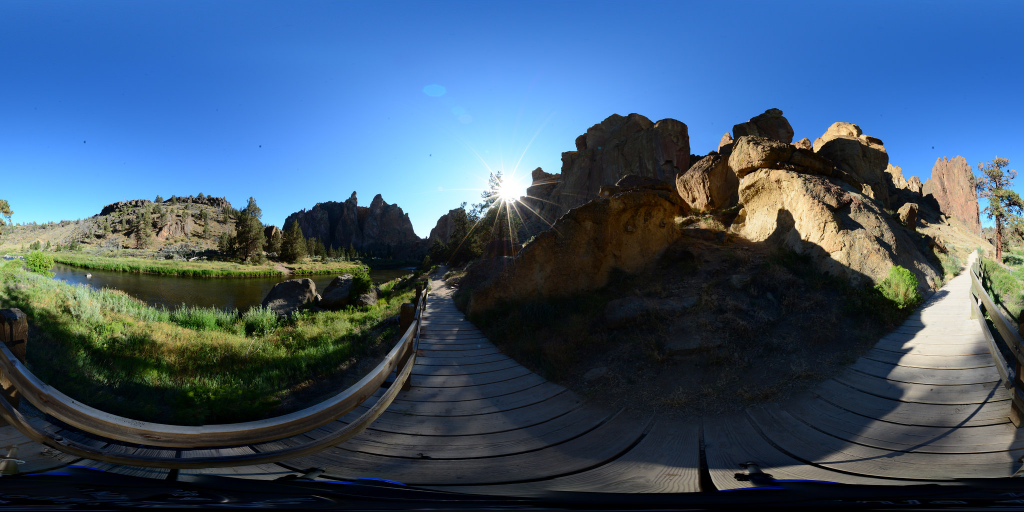
#> input picture data/originals/C12_equ.jpg, 2048 x 1024 px, given in place of , which was not available (shown at 1/2 size)
$ python viewport2equirectangular.py --src ../data/originals/C12_equ.jpg
#> lines starting #> are read from the running program, lines starting #| are printed output that depends on the picture; pictures that were not available may be replaced by others from this repository, and a replacement may not be noted
# Copyright (C) 2018 ECOLE POLYTECHNIQUE FEDERALE DE LAUSANNE, Switzerland
#     Multimedia Signal Processing Group
#
#     This program is free software: you can redistribute it and/or modify
#     it under the terms of the GNU General Public License as published by
#     the Free Software Foundation, either version 3 of the License, or
#     (at your option) any later version.
#
#     This program is distributed in the hope that it will be useful,
#     but WITHOUT ANY WARRANTY; without even the implied warranty of
#     MERCHANTABILITY or FITNESS FOR A PARTICULAR PURPOSE.  See the
#     GNU General Public License for more details.
#
#     You should have received a copy of the GNU General Public License
#     along with this program.  If not, see <http://www.gnu.org/licenses/>.

# Author: Mehmet Tuzmen, master student
# Organisation: Multimedia Signal Processing Group (MMSPG), EPFL


import cv2
import numpy as np
from PIL import Image
import argparse

parser = argparse.ArgumentParser()
parser.add_argument('--src', default='', type=str,
                    help='The filename of the original equirectangular image')
parser.add_argument('--viewport', default='', type=str,
                    help='The filename of the viewport')
parser.add_argument('--fov', default=90, type=int,
                    help='The field of view in degrees')
parser.add_argument('--yaw', default=0, type=int,
                    help='The yaw angle of the viewport')
parser.add_argument('--pitch', default=0, type=int,
                    help='The pitch angle of the viewport')


class Perspective:
    def __init__(self, img_name, FOV, THETA, PHI, input_img):
#> called with img_name = '', FOV = 90, THETA = 0, PHI = 0, input_img = '../data/originals/C12_equ.jpg'
        self._img = cv2.imread(img_name, cv2.IMREAD_COLOR)
#> self._img is the input picture: shape (1024, 2048, 3); mean B, G, R 110.4, 86.6, 63
        [self._height, self._width, _] = self._img.shape
#> self._height = 1024; self._width = 2048
        self.wFOV = FOV
        self.THETA = THETA
        self.PHI = PHI
        self.hFOV = float(self._height) / self._width * FOV
#> self.hFOV = 45
        self.input_img = cv2.imread(input_img, cv2.IMREAD_COLOR)
        img = Image.open(input_img)
        self.height_full = img.height
#> self.height_full = 1024
        self.width_full = img.width
#> self.width_full = 2048
        self.w_len = np.tan(np.radians(self.wFOV / 2.0))
        self.h_len = np.tan(np.radians(self.hFOV / 2.0))
#> self.h_len = 0.414

    def GetEquirectangular(self):
        #
        # THETA is left/right angle, PHI is up/down angle, both in degree
        #

        x, y = np.meshgrid(np.linspace(-180, 180, self.width_full), np.linspace(90, -90, self.height_full))

        x_map = np.cos(np.radians(x)) * np.cos(np.radians(y))
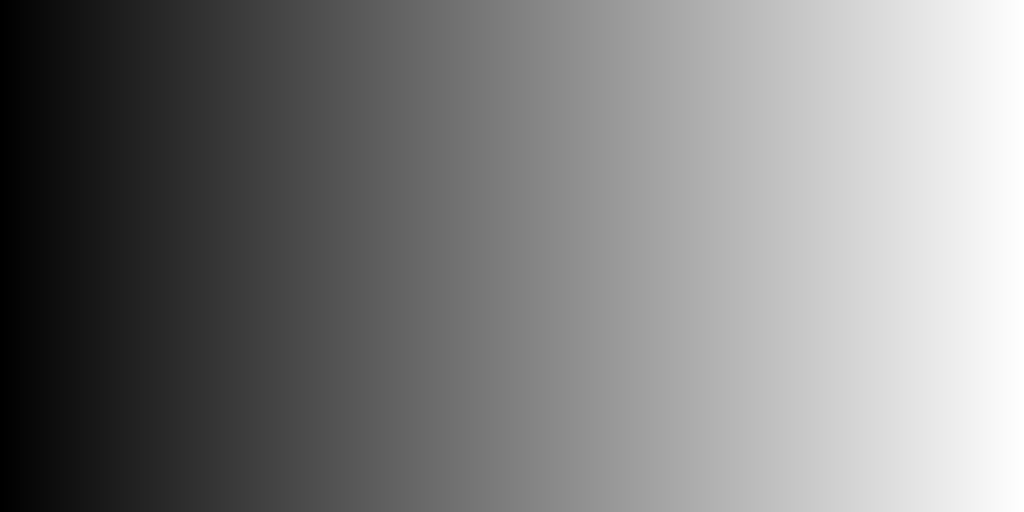
#> x: shape (1024, 2048) float64 (shown at 1/2 size); min -180, max 180, mean 0; drawn with min black and max white
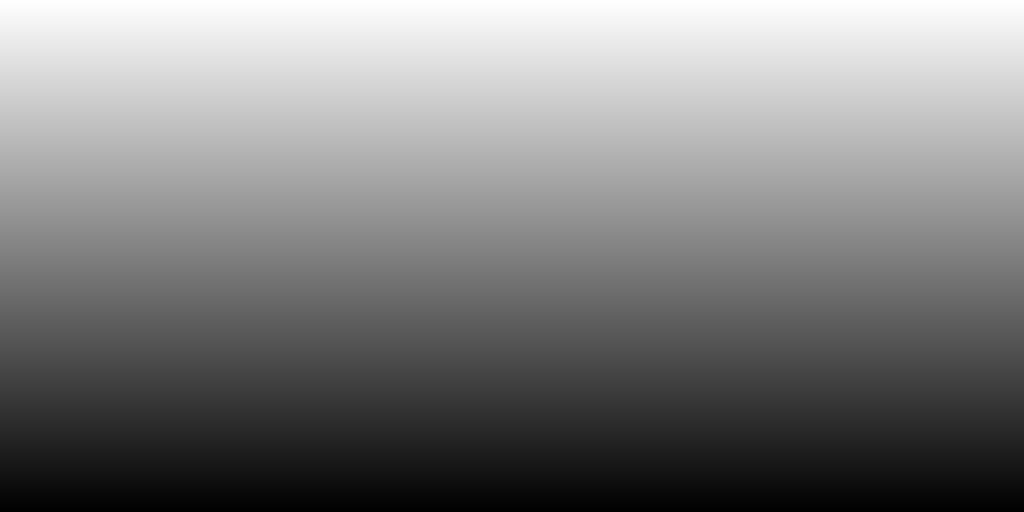
#> y: shape (1024, 2048) float64 (shown at 1/2 size); min -90, max 90, mean 0; drawn with min black and max white
        y_map = np.sin(np.radians(x)) * np.cos(np.radians(y))
        z_map = np.sin(np.radians(y))

        xyz = np.stack((x_map, y_map, z_map), axis=2)

        y_axis = np.array([0.0, 1.0, 0.0], np.float32)
        z_axis = np.array([0.0, 0.0, 1.0], np.float32)
        [R1, _] = cv2.Rodrigues(z_axis * np.radians(self.THETA))
        [R2, _] = cv2.Rodrigues(np.dot(R1, y_axis) * np.radians(-self.PHI))

        R1 = np.linalg.inv(R1)
        R2 = np.linalg.inv(R2)

        xyz = xyz.reshape([self.height_full * self.width_full, 3]).T
        xyz = np.dot(R2, xyz)
        xyz = np.dot(R1, xyz).T

        xyz = xyz.reshape([self.height_full, self.width_full, 3])
        inverse_mask = np.where(xyz[:, :, 0] > 0, 1, 0)

        xyz[:, :] = xyz[:, :] / np.repeat(xyz[:, :, 0][:, :, np.newaxis], 3, axis=2)

        lon_map = np.where((-self.w_len < xyz[:, :, 1]) & (xyz[:, :, 1] < self.w_len) & (-self.h_len < xyz[:, :, 2]) & (
                    xyz[:, :, 2] < self.h_len), (xyz[:, :, 1] + self.w_len) / 2 / self.w_len * self._width, 0)
        lat_map = np.where((-self.w_len < xyz[:, :, 1]) & (xyz[:, :, 1] < self.w_len) & (-self.h_len < xyz[:, :, 2]) & (
                    xyz[:, :, 2] < self.h_len), (-xyz[:, :, 2] + self.h_len) / 2 / self.h_len * self._height, 0)
        mask = np.where((-self.w_len < xyz[:, :, 1]) & (xyz[:, :, 1] < self.w_len) & (-self.h_len < xyz[:, :, 2]) & (
                    xyz[:, :, 2] < self.h_len), 1, 0)

        persp = cv2.remap(self._img, lon_map.astype(np.float32), lat_map.astype(np.float32), cv2.INTER_CUBIC,
                          borderMode=cv2.BORDER_WRAP)
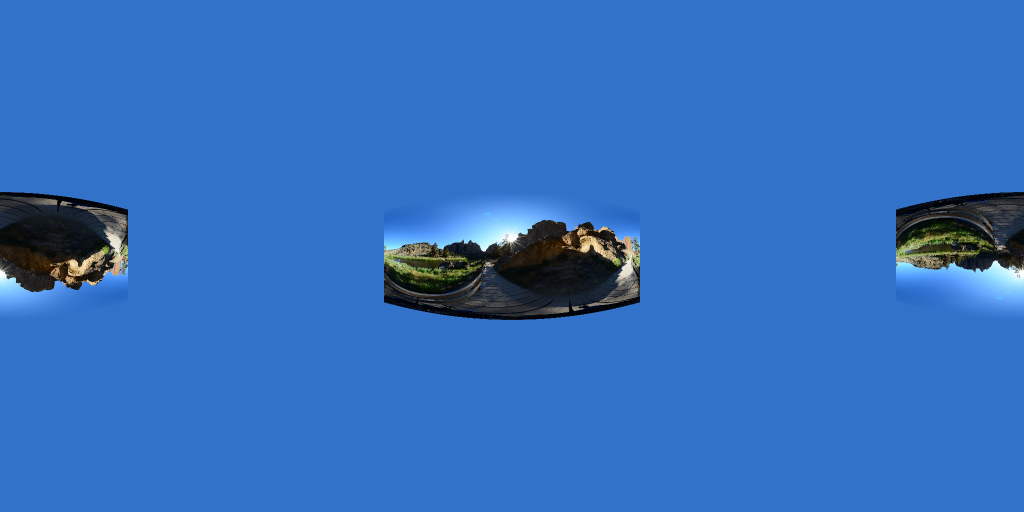
#> persp: shape (1024, 2048, 3) (shown at 1/2 size); mean B, G, R 190.3, 110.6, 51.3
        mask = mask * inverse_mask
        mask = np.repeat(mask[:, :, np.newaxis], 3, axis=2)
        persp = persp * mask
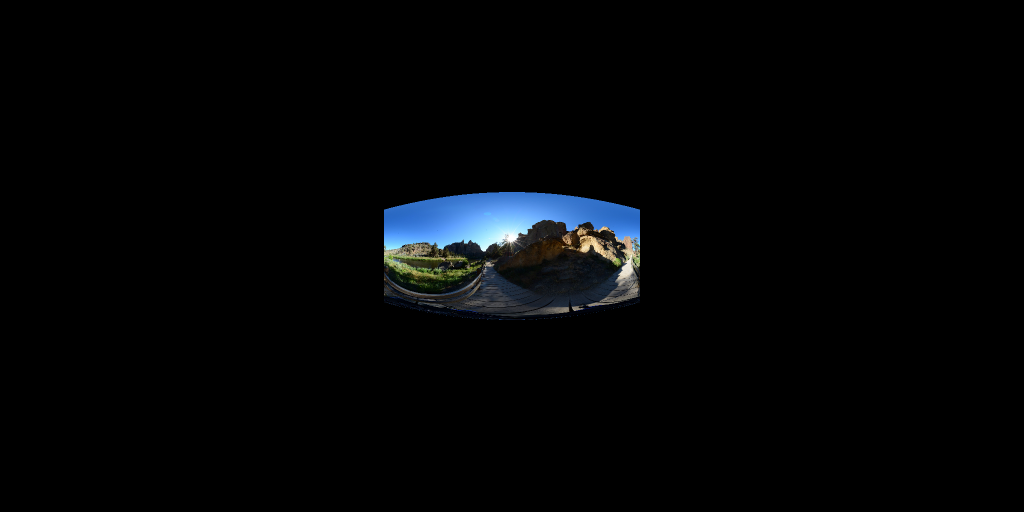
#> persp: shape (1024, 2048, 3) int64 (shown at 1/2 size); mean B, G, R 6.1, 4.8, 3.5
        self.input_img = np.where(mask == 0, self.input_img, 0)
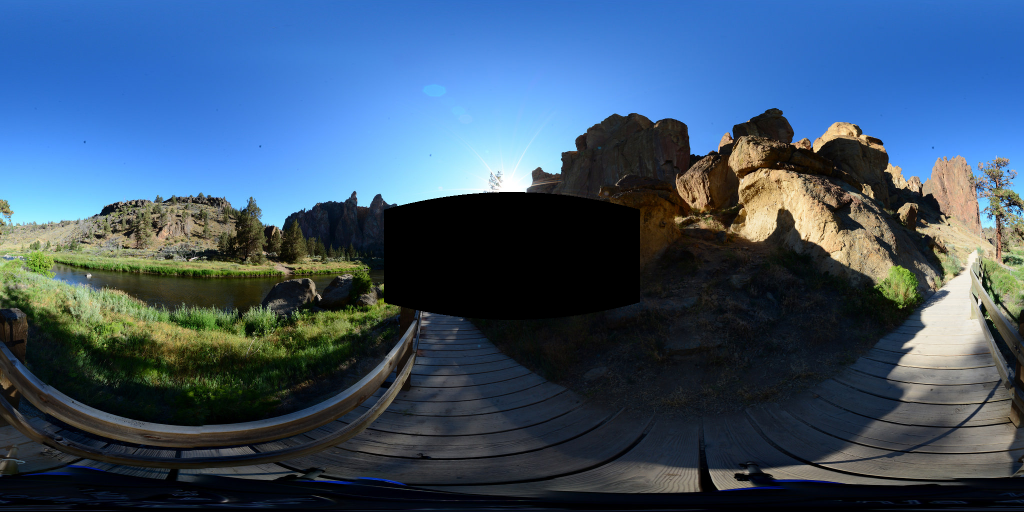
#> self.input_img: shape (1024, 2048, 3) (shown at 1/2 size); mean B, G, R 107.9, 83.8, 60.3
        mask = np.where(mask == 0, 1, mask)
        merge_image = (np.divide(persp, mask))
        merge_image += self.input_img
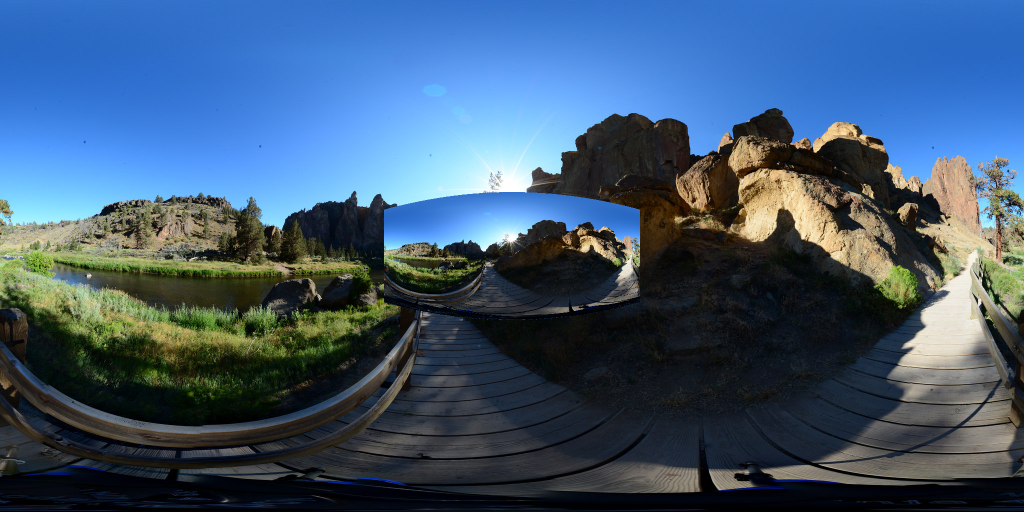
#> merge_image: shape (1024, 2048, 3) float64 (shown at 1/2 size); mean B, G, R 114, 88.6, 63.7
        return merge_image


def viewport2equirectangular(src, viewport, fov, yaw, pitch):
    img = Perspective(viewport, fov, yaw, pitch, src).GetEquirectangular()
    cv2.imwrite('./equirectangular_out.jpg', img)


if __name__ == '__main__':
    args = parser.parse_args()
    viewport2equirectangular(args.src, args.viewport, args.fov, args.yaw, args.pitch)

$ run again, on data/originals/C3_equ.jpg
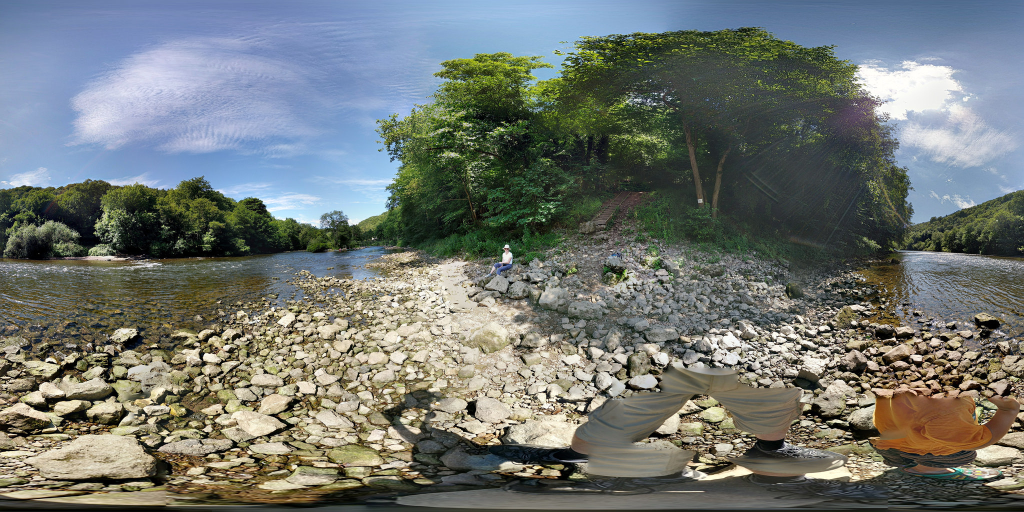
#> input picture data/originals/C3_equ.jpg, 2048 x 1024 px, given in place of , which was not available (shown at 1/2 size)
#> in __init__, self._img is the input picture: shape (1024, 2048, 3); mean B, G, R 113.9, 118.4, 113.1
#> in GetEquirectangular, `persp = persp * mask`:
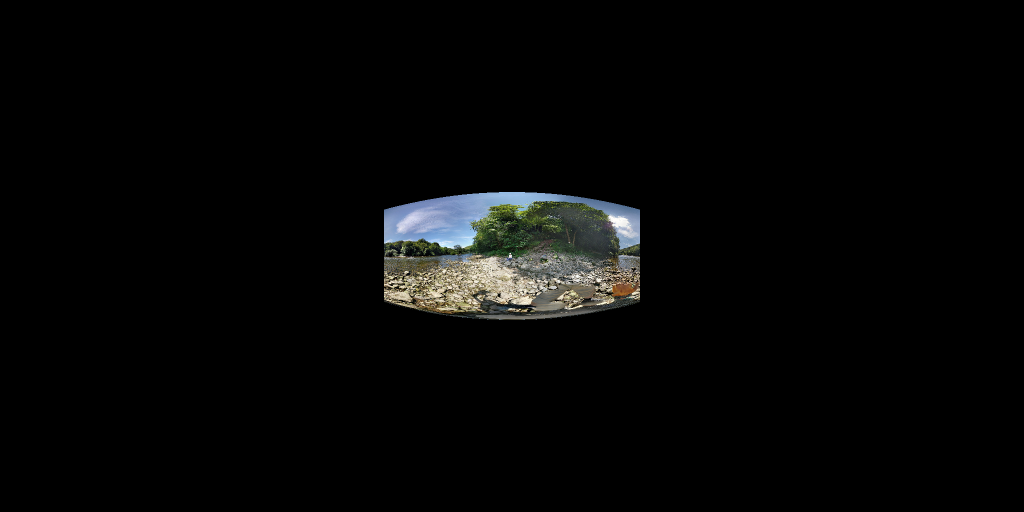
#> persp: shape (1024, 2048, 3) int64 (shown at 1/2 size); mean B, G, R 6.3, 6.7, 6.3
#> in GetEquirectangular, `merge_image += self.input_img`:
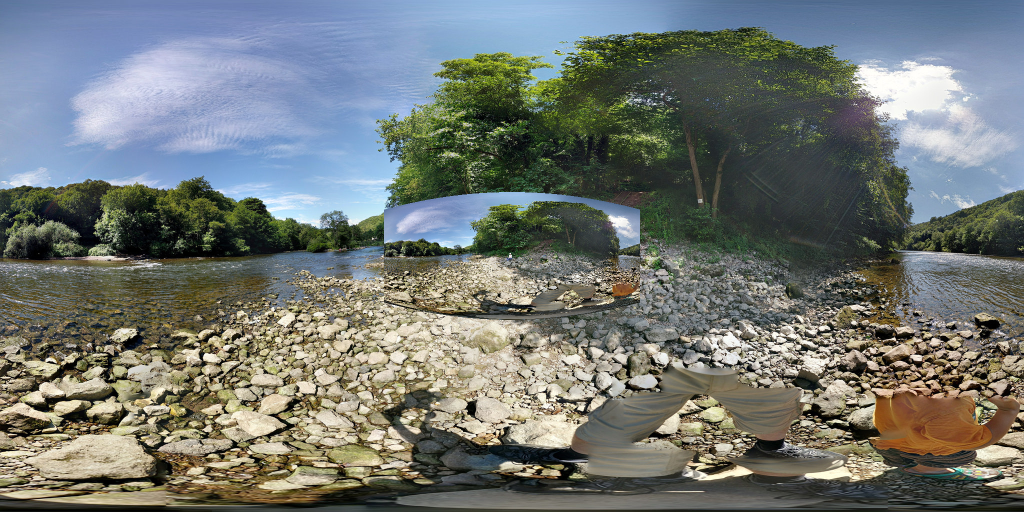
#> merge_image: shape (1024, 2048, 3) float64 (shown at 1/2 size); mean B, G, R 115.2, 119.2, 114
